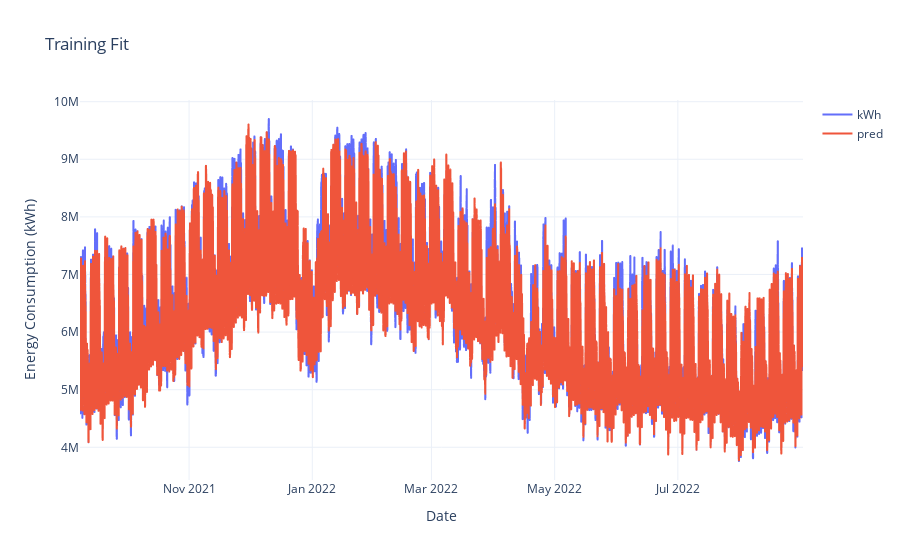

Notebook code cell kept with this figure:
### Code cell
# Need to account for the edge case of missing historical data at the start:
# Remove the first l observations from the datetime col that haven't been used
train_preds = pd.DataFrame(
    {
        "datetime": df_train_preprocessed["datetime"].iloc[
            df_train.shape[0] - y_train.shape[0] * y_train.shape[1] :
        ],
        "pred": model.predict(X_train).flatten(),
        "kWh": y_train.flatten(),
    }
)


# Create the figure with step lines for both actual and predicted values
fig = px.line(
    train_preds,
    x="datetime",
    y=["kWh", "pred"],
    labels={
        "datetime": "Date",
        "value": "Energy Consumption (kWh)",
        "variable": "Series",
    },
    title="Training Fit",
    line_shape="hv",  # Set line shape to horizontal-vertical for step chart
)

# Customize the layout
fig.update_layout(
    template="plotly_white",
    legend=dict(title=""),
    xaxis_title="Date",
    yaxis_title="Energy Consumption (kWh)",
)

# Show the figure
fig.show()

### Figure 1 — Plotly figure (JSON) as saved in the notebook; plotly's stock layout.template omitted (floating-point values rounded to 4 significant figures; data arrays with more than 128 entries replaced by an {"elided": "..."} marker saying what was removed)
{"data": [{"hovertemplate": "Series=kWh<br>Date=%{x}<br>Energy Consumption (kWh)=%{y}<extra></extra>", "legendgroup": "kWh", "line": {"color": "#636efa", "dash": "solid", "shape": "hv"}, "marker": {"symbol": "circle"}, "mode": "lines", "name": "kWh", "showlegend": true, "type": "scattergl", "x": {"elided": "8592 str values"}, "xaxis": "x", "y": {"elided": "8592 float values"}, "yaxis": "y"}, {"hovertemplate": "Series=pred<br>Date=%{x}<br>Energy Consumption (kWh)=%{y}<extra></extra>", "legendgroup": "pred", "line": {"color": "#EF553B", "dash": "solid", "shape": "hv"}, "marker": {"symbol": "circle"}, "mode": "lines", "name": "pred", "showlegend": true, "type": "scattergl", "x": {"elided": "8592 str values"}, "xaxis": "x", "y": {"elided": "8592 float values"}, "yaxis": "y"}], "layout": {"legend": {"title": {"text": ""}, "tracegroupgap": 0}, "title": {"text": "Training Fit"}, "xaxis": {"anchor": "y", "domain": [0, 1], "title": {"text": "Date"}}, "yaxis": {"anchor": "x", "domain": [0, 1], "title": {"text": "Energy Consumption (kWh)"}}}}
